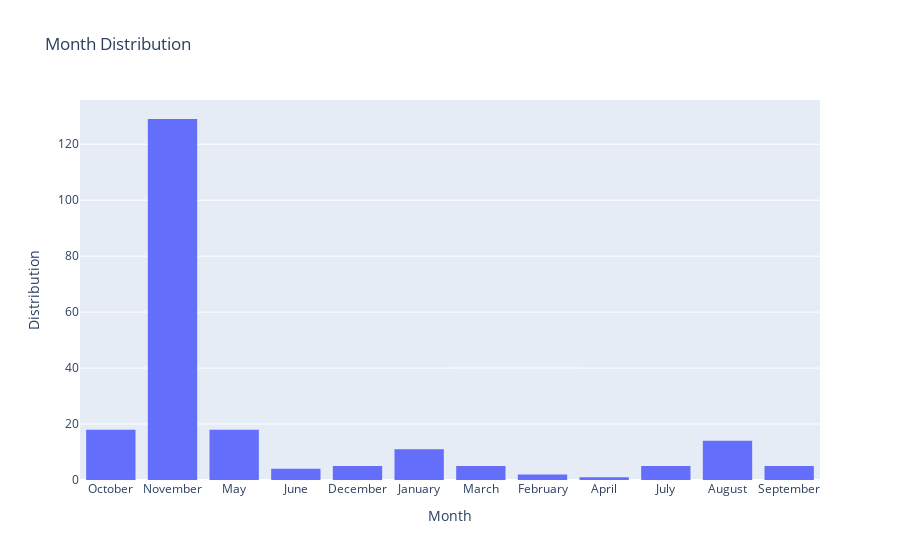

The code cell stored with this chart in its notebook:
### Code cell
import plotly.express as px
fig = px.histogram(hd, x="arrival_date_month",nbins=30,title='Month Distribution')
fig.update_layout(xaxis_title='Month',yaxis_title='Distribution')
fig.show()

### Figure 1 — Plotly figure (JSON) as saved in the notebook; plotly's stock layout.template omitted (floating-point values rounded to 4 significant figures; data arrays with more than 128 entries replaced by an {"elided": "..."} marker saying what was removed)
{"data": [{"alignmentgroup": "True", "bingroup": "x", "hovertemplate": "arrival_date_month=%{x}<br>count=%{y}<extra></extra>", "legendgroup": "", "marker": {"color": "#636efa", "pattern": {"shape": ""}}, "name": "", "nbinsx": 30, "offsetgroup": "", "orientation": "v", "showlegend": false, "type": "histogram", "x": {"elided": "217 str values"}, "xaxis": "x", "yaxis": "y"}], "layout": {"barmode": "relative", "legend": {"tracegroupgap": 0}, "title": {"text": "Month Distribution"}, "xaxis": {"anchor": "y", "domain": [0, 1], "title": {"text": "Month"}}, "yaxis": {"anchor": "x", "domain": [0, 1], "title": {"text": "Distribution"}}}}
